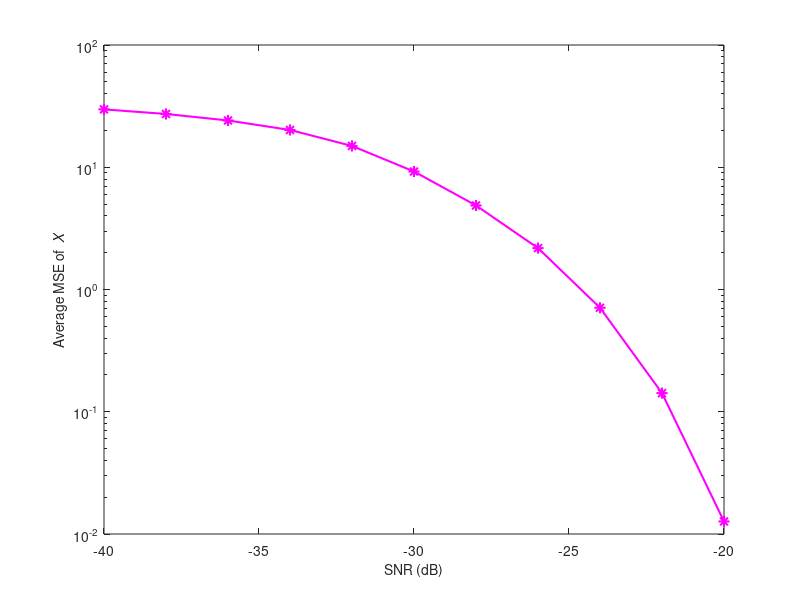

This figure's MATLAB source:
clc;    
clear;
close all

marker_size = 8;
line_width = 1.5;
plot_chr = {'b-','m--','k-','g-.','c--','r-.'};
plot_char2 = {'b<','m*','ko','gp','cd','r>'};

%plot(rmse_revd_time,rmse_revd,'--','Color',[0.6 0.2 0],'LineWidth',line_width,'MarkerSize',marker_size)

x=[ 0 : 1 : 15];

% N=128,K=20   p=0.3
%EM = 10;
% SNR = [-40 : 2 : -20];
% x = [ 3.724645e-01  3.429860e-01  3.066305e-01  2.642760e-01  2.120515e-01  1.509630e-01  9.088900e-02  4.248700e-02  1.436200e-02  3.859000e-03  8.025000e-04   ];
% s = [ 4.736977e-01  4.589147e-01  4.250775e-01  3.638527e-01  2.612558e-01  1.342713e-01  3.889922e-02  3.705426e-03  1.782946e-04  4.651163e-05  0.000000e+00 ];
% 
% x_LB = [ 3.261260e-01  2.889940e-01  2.456500e-01  1.987800e-01  1.492665e-01  1.007885e-01  5.865000e-02  2.671100e-02  8.729000e-03  1.688500e-03  1.595000e-04];
% s_LB = [ 1.107907e-01  6.506977e-02  3.103101e-02  1.088372e-02  2.558140e-03  4.031008e-04  3.100775e-05  1.550388e-05  0.000000e+00  0.000000e+00  0.000000e+00  ];

% EM = 20;
SNR = [-40 : 2 : -20];
x = [ 3.724385e-01  3.415290e-01  3.025175e-01  2.527945e-01  1.876005e-01  1.158310e-01  6.106700e-02  2.731000e-02  8.874000e-03  1.782500e-03  1.585000e-04 ];
s = [ 4.650388e-01  4.378450e-01  3.799845e-01  2.805349e-01  1.484264e-01  3.531783e-02  2.015504e-03  6.976744e-05  0.000000e+00  0.000000e+00  0.000000e+00 ];

x_LB = [ 3.261260e-01  2.889940e-01  2.456500e-01  1.987800e-01  1.492665e-01  1.007885e-01  5.865000e-02  2.671100e-02  8.729000e-03  1.688500e-03  1.595000e-04];
s_LB = [ 1.107907e-01  6.506977e-02  3.103101e-02  1.088372e-02  2.558140e-03  4.031008e-04  3.100775e-05  1.550388e-05  0.000000e+00  0.000000e+00  0.000000e+00  ];

XMSE = [2.974720e+01  2.728116e+01  2.413790e+01  2.018399e+01  1.493999e+01  9.230793e+00  4.869922e+00  2.180651e+00  7.089437e-01  1.420537e-01  1.266495e-02  ];


%figure(1)
% subplot(121)
 semilogy(SNR,XMSE,'-m*','LineWidth',line_width,'MarkerSize',marker_size);
%  hold on
%  semilogy(SNR,x_LB,'-kp','LineWidth',line_width,'MarkerSize',marker_size);
% legend_char = { 'X','LB-{\bf{\it X}}',};
%   legend(legend_char,'fontsize',11)
  xlabel('SNR (dB)','fontsize',10)
%ylabel('Normalized MSE of H','fontsize',14)
ylabel('Average MSE of {\bf{\it X}}','fontsize',10)
 
%  subplot(122)
%  semilogy(SNR,s,'-m*','LineWidth',line_width,'MarkerSize',marker_size);
%  hold on
%  semilogy(SNR,s_LB,'-kp','LineWidth',line_width,'MarkerSize',marker_size);
%  
%  %axis([5  15  0.0000099   1]);
%  % axis([0  15  0.06   1]);
%  legend_char = { 'S','LB-{\bf{\it S}}',};
%   legend(legend_char,'fontsize',11)
%  xlabel('SNR (dB)','fontsize',10)
% %ylabel('Normalized MSE of H','fontsize',14)
% ylabel('Average BER of S','fontsize',10)




 